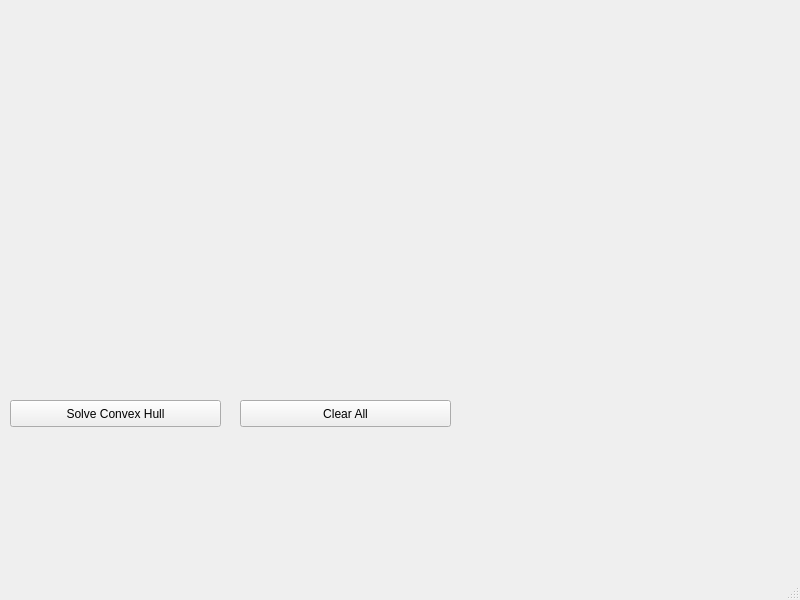
<?xml version="1.0" encoding="UTF-8"?>
<ui version="4.0">
 <class>DrawingWindow</class>
 <widget class="QMainWindow" name="DrawingWindow">
  <property name="geometry">
   <rect>
    <x>0</x>
    <y>0</y>
    <width>800</width>
    <height>600</height>
   </rect>
  </property>
  <property name="windowTitle">
   <string>DrawingCanvas</string>
  </property>
  <property name="autoFillBackground">
   <bool>false</bool>
  </property>
  <widget class="QWidget" name="centralwidget">
   <widget class="QPushButton" name="convexHullButton">
    <property name="geometry">
     <rect>
      <x>10</x>
      <y>400</y>
      <width>211</width>
      <height>27</height>
     </rect>
    </property>
    <property name="autoFillBackground">
     <bool>false</bool>
    </property>
    <property name="text">
     <string>Solve Convex Hull</string>
    </property>
    <property name="checkable">
     <bool>false</bool>
    </property>
   </widget>
   <widget class="QPushButton" name="clearButton">
    <property name="geometry">
     <rect>
      <x>240</x>
      <y>400</y>
      <width>211</width>
      <height>27</height>
     </rect>
    </property>
    <property name="autoFillBackground">
     <bool>false</bool>
    </property>
    <property name="text">
     <string>Clear All</string>
    </property>
    <property name="checkable">
     <bool>false</bool>
    </property>
   </widget>
  </widget>
  <widget class="QMenuBar" name="menubar">
   <property name="geometry">
    <rect>
     <x>0</x>
     <y>0</y>
     <width>800</width>
     <height>23</height>
    </rect>
   </property>
  </widget>
  <widget class="QStatusBar" name="statusbar"/>
 </widget>
 <resources/>
 <connections/>
</ui>
